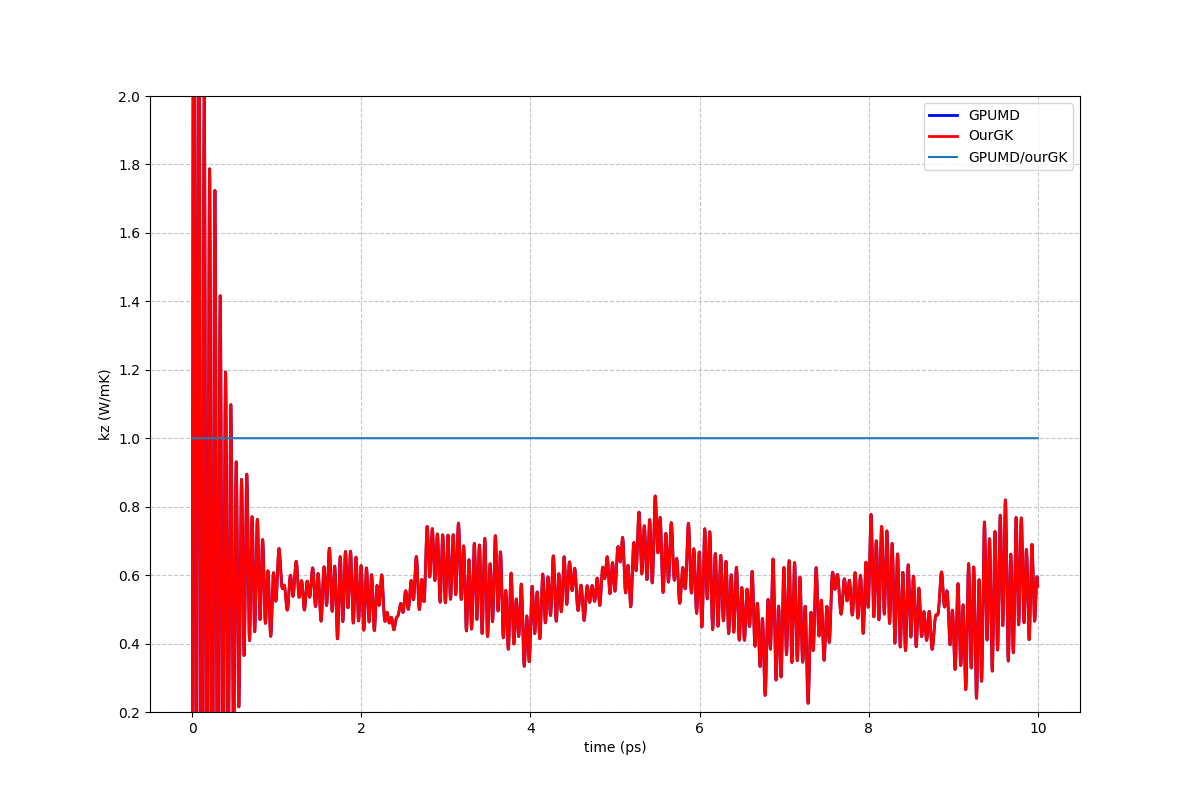

Write Python code to recreate this figure.
import numpy as np
import matplotlib.pyplot as plt
import os


def load_hac(base_dir="."):
    """加载热导率数据"""
    file_path = os.path.join(base_dir, "hac.out")  # 修正文件路径
    
    try:
        # 读取数据，假设至少三列
        data = np.loadtxt(file_path)
        print(f"成功加载数据，形状: {data.shape}")
        
            
        time = data[:, 0]      # 第一列: 时间
        value = data[:, 10]    # 第11列: kz值
        return time, value
            
    except Exception as e:
        print(f"无法加载数据 {file_path}: {e}")
        return None, None

def load_ourGK(base_dir="."):
    """加载热导率数据"""
    file_path = os.path.join(base_dir, "kappa_ee.txt")  # 修正文件路径

    try:
        # 读取数据，假设至少三列
        data = np.loadtxt(file_path)


        time = data[:, 0]      # 第1列: 时间
        value = data[:, 1]    # 第2列: kz值
        return time, value

    except Exception as e:
        print(f"无法加载数据 {file_path}: {e}")
        return None, None



def plot_thermal_conductivity(base_dir="."):
    """绘制热导率曲线"""
    fig, ax = plt.subplots(figsize=(12, 8))  # 修正括号
    
    time, value_from_gpumd = load_hac(base_dir)    
    # 绘制热导率曲线
    ax.plot(time, value_from_gpumd, 'b-', linewidth=2, label='GPUMD')  # 指定颜色和线宽
    print(np.mean(value_from_gpumd[-int(len(value_from_gpumd)/2):]))

    time, value_from_ourGK = load_ourGK(base_dir)
    print(np.mean(value_from_ourGK[-int(len(value_from_gpumd)/2):]))
    # 绘制热导率曲线
    ax.plot(time, value_from_ourGK, 'r-', linewidth=2, label='OurGK')  # 指定颜色和线宽

    ratio = value_from_gpumd/value_from_ourGK
    print(ratio)
    ax.plot(time, ratio,label='GPUMD/ourGK')
    # 设置图表属性
    ax.set_xlabel('time (ps)')
    ax.set_ylabel('kz (W/mK)')
    plt.ylim(0.2, 2)
    ax.grid(True, linestyle='--', alpha=0.7)
    ax.legend()
    plt.savefig("GK_comparison")    
    plt.show()

if __name__ == "__main__":
    # 默认从当前目录读取数据
    plot_thermal_conductivity()
